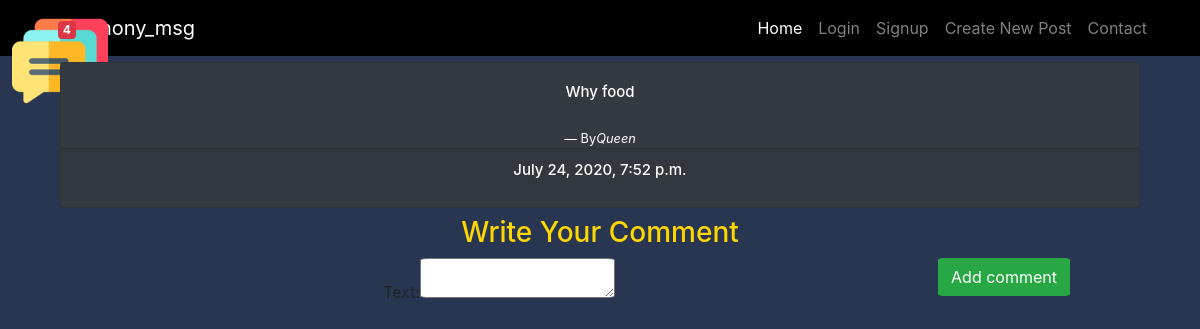
Screenshot of /post/Queen/ with the database file from the repository.
### msg/models.py (models this page shows, shortened)
class Post (models.Model):
    text = models.TextField(max_length=1000)
    name = models.ForeignKey(User,on_delete=models.CASCADE,related_name='ano_name')
    nickname = models.CharField(max_length=14)
    date_created= models.DateTimeField(auto_now_add=True,null=True)

### msg/views.py (the view)
# urls.py: path('post/<str:pk>/', views.postr, name="post_detail/"),
def postr (request,pk):
    current_user = request.user
    ad = current_user.id
    post = Post.objects.get(nickname=pk)
    comm = None
    if request.method == 'POST':
        form = CommentForm(request.POST)
        if form.is_valid():
            comm = form.save(commit=False)
            comm.post = post
            comm.save()
    else:
	    form = CommentForm()
    return render(request,'msg/post.html',{'post':post,'comm':comm,'form':form,'ad':ad})

### msg/forms.py
class CommentForm (forms.ModelForm) :
    class Meta :
        model = Comment
        fields=('text',)

### msg/templates/msg/post.html (shortened to what this page needs)
{% extends 'msg/base.html' %}
{% block content %}
<div id="postt"  class="container">
<div class="card text-center bg-dark">
<div class="card-body">
<h1 id="lar" style="color:white">{{post.text}}</h1>
</div>
<footer style="color:white" class="blockquote-footer">By<cite title="Source Title">{{post.nickname}}</cite></footer>
<div class="card-footer text-muted">
<h3 id="lar" style="color:white">{{post.date_created}}</h3>
</div>
</div>
{% with comments.count as total_comments %}
 <h2>
{% endwith %}
<h3 style="color:gold">Write Your Comment</h3>
<form action="" method="post">
  {{ form }}
  <input id="commt" style="margin-bottom:6px" class="btn btn-success" type="submit" value="Add comment">
</form>
{% endblock %}

### msg/static/msg/css/style.css (style rules this page uses)
body { background-color: #283652; }

### msg/templates/msg/post.html (style rules this page uses)
#postt { margin-top: 6px; }
#id_text { float: center; width: 195px; height: 40px; border-radius: 5%; }
#commt { border-radius: 5%; float: right; margin-right: 70px; margin-bottom: 30px; }
#lar { font-size: 15px; }

### rows the page displays
Post: text "Why food", nickname "Queen", date_created "July 24, 2020, 7:52 p.m."
